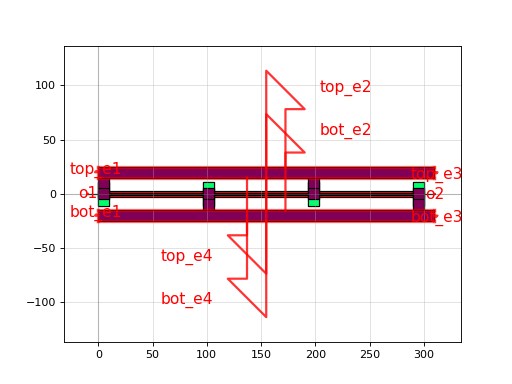

Recreate this plot in Python.
import gdsfactory as gf

c = gf.components.straight_heater_doped_strip(length=320.0, nsections=3, via_stack_metal_size=[10.0, 10.0], via_stack_size=[10.0, 10.0], with_taper1=True, with_taper2=True, heater_width=2.0, heater_gap=0.8, via_stack_gap=0.0, width=0.5, xoffset_tip1=0.2, xoffset_tip2=0.4)
c.plot()
